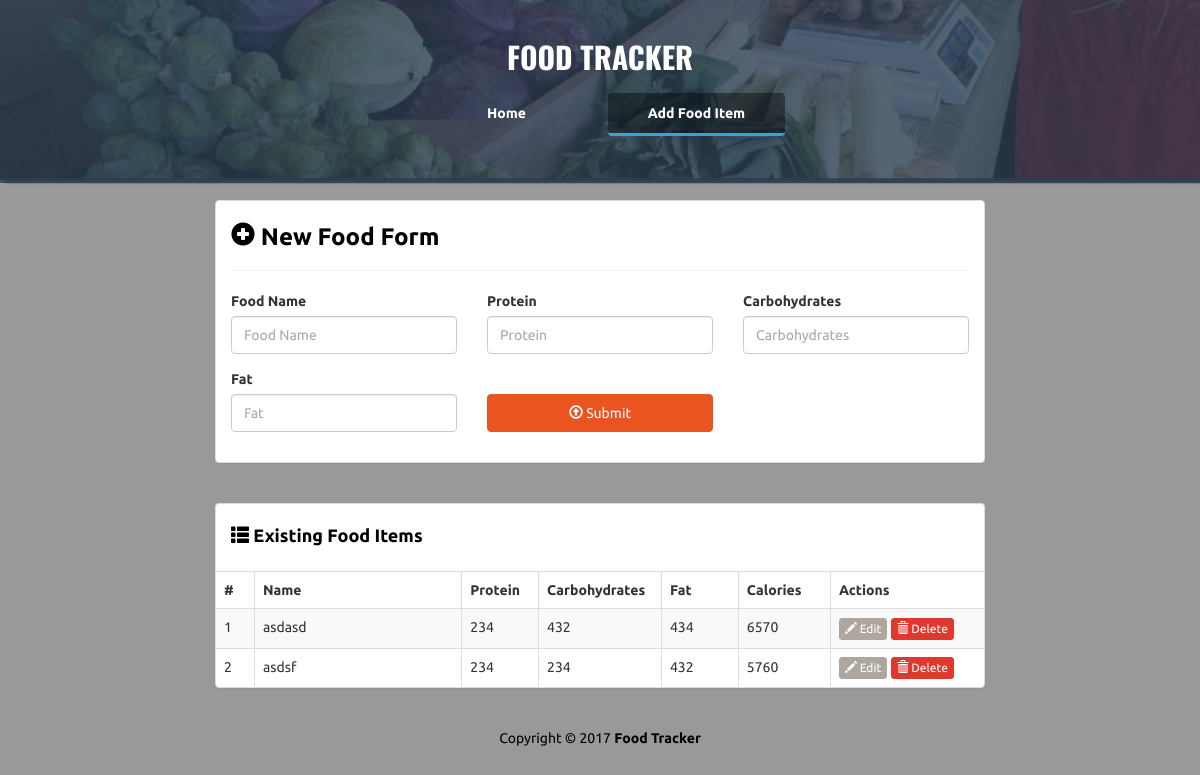
Page /add on the committed database.
### foodtracker/models.py (models this page shows)
class Food(db.Model):
    id = db.Column(db.Integer, primary_key=True)
    name = db.Column(db.String(50), unique=True, nullable=False)
    proteins = db.Column(db.Integer, nullable=False)
    carbs = db.Column(db.Integer, nullable=False)
    fats = db.Column(db.Integer, nullable=False)
    @property
    def calories(self):
        return self.proteins * 4 + self.carbs * 4 + self.fats * 9

### foodtracker/routes.py (the view, shortened to what this page needs)
@main.route('/add', methods=['GET', 'POST'])
def add():
    foods = Food.query.all()
    return render_template('add.html', foods=foods, food=None)

### foodtracker/templates/add.html (shortened to what this page needs)
<!DOCTYPE html>
<html lang="en">
<head>
    <link rel="stylesheet" href="{{ url_for('static', filename='bs/css/united.min.css')}}" />
    <link rel="stylesheet" href="{{ url_for('static', filename='styles.css')}}" />
</head>
<body>
    <div class="container-fluid" id="wrapper">
        <div class="row" id="homeJumbo">
            <div class="overlay"></div>
            <div class="col-lg-12">
                <h1>
                    <a href="{{ url_for('main.index') }}">FOOD TRACKER</a>
                </h1>
                <div class="row t20">
                    <div class="col-lg-4 col-lg-offset-4">
                        <ul class="nav nav-pills nav-justified">
                            <li role="presentation">
                                <a href="{{ url_for('main.index') }}" title="Home">Home</a>
                            </li>
                            <li role="presentation" class="active">
                                <a href="{{ url_for('main.add') }}" title="Add Food Item">Add Food Item</a>
                            </li>
                        </ul>
                    </div>
                </div>
            </div>
        </div>
        <div class="row t20">
            <div class="col-lg-8 col-lg-offset-2">
                <div class="panel panel-default">
                    <div class="panel-body">
                        <h3 class="lean-h text-black">
                            <i class="glyphicon glyphicon-plus-sign"></i> New Food Form
                        </h3>
                        <hr />
                        <form action="{{ url_for('main.add') }}" method="POST" role="form">
                            <div class="row">
                                <div class="col-lg-4">
                                    <div class="form-group">
                                        <label for="food-name">Food Name</label>
                                        <input type="text" class="form-control" id="food-name" name="food-name"
                                            placeholder="Food Name" value="{{food.name}}" autofocus>
                                    </div>
                                </div>
                                <div class="col-lg-4">
                                    <div class="form-group">
                                        <label for="protein">Protein</label>
                                        <input type="number" class="form-control" id="protein" name="protein" value="{{food.proteins}}"
                                            placeholder="Protein">
                                    </div>
                                </div>
                                <div class="col-lg-4">
                                    <div class="form-group">
                                        <label for="carbohydrates">Carbohydrates</label>
                                        <input type="number" class="form-control" id="carbohydrates"
                                            name="carbohydrates" value="{{food.carbs}}" placeholder="Carbohydrates">
                                    </div>
                                </div>
                            </div>
                            <div class="row">
                                <div class="col-lg-4">
                                    <div class="form-group">
                                        <label for="fat">Fat</label>
                                        <input type="number" class="form-control" id="fat" name="fat" value="{{food.fats}}" placeholder="Fat">
                                    </div>
                                </div>
                                <div class="col-lg-4">
                                    <div class="form-group">
                                        <button type="submit" class="btn btn-primary btn-block">
                                            <i class="glyphicon glyphicon-upload"></i> Submit
                                        </button>
                                    </div>
                                </div>
                            </div>
                        </form>
                    </div>
                </div>
            </div>
        </div>
        <div class="row t20">
            <div class="col-lg-8 col-lg-offset-2">
                <div class="panel panel-default">
                    <div class="panel-body">
                        <h4 class="lean-h text-black">
                            <i class="glyphicon glyphicon-th-list"></i> Existing Food Items
                        </h4>
                    </div>
                    <div class="table-responsive">
                        <table class="table table-striped table-hover table-bordered">
                            <thead>
                                <tr>
                                    <th style="width: 5%;">#</th>
                                    <th>Name</th>
                                    <th style="width: 10%;">Protein</th>
                                    <th style="width: 16%;">Carbohydrates</th>
                                    <th style="width: 10%;">Fat</th>
                                    <th style="width: 12%;">Calories</th>
                                    <th style="width: 20%;">Actions</th>
                                </tr>
                            </thead>
                            <tbody>
                                {% for food in foods %}
                                <tr>
                                    <td>{{food.id}}</td>
                                    <td>{{food.name}}</td>
                                    <td>{{food.proteins}}</td>
                                    <td>{{food.carbs}}</td>
                                    <td>{{food.fats}}</th>
                                    <td>{{food.calories}}</td>
                                    <td>
                                        <a href="{{ url_for('main.edit_food', food_id=food.id) }}" class="btn btn-default btn-xs">
                                            <i class="glyphicon glyphicon-pencil"></i> Edit
                                        </a>
                                        <a href="{{ url_for('main.delete_food', food_id=food.id) }}"
                                            class="btn btn-danger btn-xs">
                                            <i class="glyphicon glyphicon-trash"></i> Delete
                                        </a>
                                    </td>
                                </tr>
                                {% endfor %}
                            </tbody>
                        </table>
                    </div>
                </div>
            </div>
        </div>
        <footer>
            <div class="row pad">
                <div class="col-lg-12 text-center">
                    Copyright &copy; 2017 <strong>Food Tracker</strong>
                </div>
            </div>
        </footer>
    </div>
</body>
</html>

### foodtracker/static/styles.css (style rules this page uses)
body { background: rgba(0, 0, 0, 0.4); font-family: "Ubuntu", sans-serif; }
#homeJumbo { position: relative; min-height: 180px; background: rgba(44, 62, 80, 0.8); background-image: url("./img/bg.jpg"); background-size: cover; background-repeat: no-repeat; border-bottom: 2px solid rgba(44, 62, 80, 0.8); box-shadow: 7px 1px 2px 2px rgba(44, 62, 80, 0.8); }
#homeJumbo > div.overlay { position: absolute; height: 183px; width: 100%; background: rgba(44, 62, 80, 0.8); }
#homeJumbo h1 { font-size: 30px; color: white; font-family: "Oswald"; text-align: center; padding-top: 20px; font-weight: bolder; }
#homeJumbo h1 > a { color: white; text-decoration: none; }
.t20 { margin-top: 20px; }
.nav-pills > li.active > a, .nav-pills > li.active > a:hover, .nav-pills > li.active > a:focus { color: white; border-bottom: 3px solid #2fa4e7; font-weight: bolder; background: rgba(0, 0, 0, 0.4); }
.nav-justified > li > a { color: white; font-weight: bolder; }
.nav-pills > li + li { padding-left: 10px; }
.lean-h { margin-top: 5px; margin-bottom: 10px; font-weight: bolder; }
.text-black { color: black !important; }
footer { margin-top: 20px; color: black; margin-bottom: 20px; }

### rows in the picture
Food: id "1", name "asdasd", proteins "234", carbs "432", fats "434", calories "6570"
Food: id "2", name "asdsf", proteins "234", carbs "234", fats "432", calories "5760"
